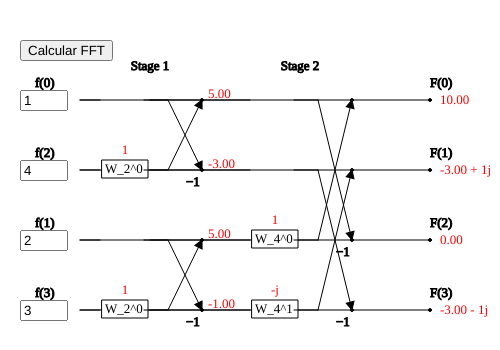
Frame 1 (no input)
Frame 60 (no input): identical to frame 1, image omitted
Frame 120 (the mouse pressed at the canvas centre since frame 60): identical to frame 1, image omitted

The p5.js sketch that drew this single still picture (run headless with seeded random() and noise() and a simulated clock; from frame 60 on, the mouse is pressed at the canvas centre):

// p5.js sketch
// ── sketch.js
//--------------------------------------------------------------------
// FFT Butterfly 4 (simulation)
//
// Código original: Luiz Eduardo da Silva
//
// Adaptação e modificações: Luiz Eduardo da Silva
// - Ajustes para uso didático
// - Integração ao livro de Processamento de Imagens
//--------------------------------------------------------------------

let y = [];
let inputs = [];
let btn;

let ford = [0, 2, 1, 3];
let f = [1, 4, 2, 3];

// resultados
let a = [];
let F = [];

function setup() {
  createCanvas(500, 350);
  textFont("serif", 13);

  const y0 = 100;
  const dy = 70;
  for (let i = 0; i < 4; i++) {
    y[i] = y0 + i * dy;
  }

  // Caixas de entrada
  for (let i = 0; i < 4; i++) {
    inputs[i] = createInput(String(f[i]));
    inputs[i].position(20, y[i] - 10);
    inputs[i].size(40);
  }

  btn = createButton("Calcular FFT");
  btn.position(20, 40);
  btn.mousePressed(calcularFFT);

  calcularFFT();
}

function draw() {
  background(255);
  stroke(0);
  fill(0);

  const xIn = 80;
  const xS1 = 150;
  const xS2 = 300;
  const xOut = 430;

  textAlign(CENTER);
  text("Stage 1", xS1, 70);
  text("Stage 2", xS2, 70);
  textAlign(LEFT);

  // rótulos entrada
  for (let i = 0; i < 4; i++) {
    text(`f(${ford[i]})`, xIn - 45, y[i] - 13);
  }

  // rótulos saída
  for (let i = 0; i < 4; i++) {
    text(`F(${i})`, xOut, y[i] - 13);
  }

  // linhas horizontais
  for (let i = 0; i < 4; i++) {
    line(xIn, y[i], xOut, y[i]);
  }

  // Stage 1
  drawStageCross(xIn, xS1, [
    [0, 1, "W_2^0", "1"],
    [2, 3, "W_2^0", "1"],
  ]);

  // Stage 2
  drawStageCross(xS1, xS2, [
    [0, 2, "W_4^0", "1"],
    [1, 3, "W_4^1", "-j"],
  ]);

  // nós saída
  for (let i = 0; i < 4; i++) {
    drawNode(xOut, y[i]);
  }

  // ============================
  // RESULTADOS EM VERMELHO
  // ============================

  fill("red");
  noStroke();

  // Stage 1
  for (let i = 0; i < 4; i++) {
    text(nComplex(a[i]), xS1 + 58, y[i] - 2);
  }

  // Stage 2 (Final)
  for (let i = 0; i < 4; i++) {
    text(nComplex(F[i]), xOut + 10, y[i] + 4);
  }
}

// ===============================
// CÁLCULO FFT
// ===============================

function calcularFFT() {
  // ler entradas
  for (let i = 0; i < 4; i++) {
    f[i] = parseFloat(inputs[i].value());
  }

  // Stage 1
  a[0] = complexAdd(f[0], f[1]);
  a[1] = complexSub(f[0], f[1]);
  a[2] = complexAdd(f[2], f[3]);
  a[3] = complexSub(f[2], f[3]);

  // Stage 2
  F[0] = complexAdd(a[0], a[2]);
  F[2] = complexSub(a[0], a[2]);

  let w = { re: 0, im: -1 }; // -j

  F[1] = complexAdd(a[1], complexMul(w, a[3]));
  F[3] = complexSub(a[1], complexMul(w, a[3]));
}

// ===============================
// FUNÇÕES COMPLEXAS
// ===============================

function complexAdd(a, b) {
  return {
    re: (a.re ?? a) + (b.re ?? b),
    im: (a.im ?? 0) + (b.im ?? 0),
  };
}

function complexSub(a, b) {
  return {
    re: (a.re ?? a) - (b.re ?? b),
    im: (a.im ?? 0) - (b.im ?? 0),
  };
}

function complexMul(a, b) {
  return {
    re: a.re * (b.re ?? b) - a.im * (b.im ?? 0),
    im: a.re * (b.im ?? 0) + a.im * (b.re ?? b),
  };
}

function nComplex(z) {
  let re = z.re.toFixed(2);
  let im = z.im.toFixed(2);

  if (Math.abs(im) < 0.001) return `${re}`;
  if (Math.abs(re) < 0.001) return `${im}j`;
  return `${re} ${im >= 0 ? "+" : "-"} ${Math.abs(im)}j`;
}

// ===============================
// DESENHO
// ===============================
function drawArrow(x1, y1, x2, y2, size = 8) {
  // linha
  line(x1, y1, x2, y2);
  // ângulo da linha
  let angle = atan2(y2 - y1, x2 - x1);
  push();
  translate(x2, y2);
  rotate(angle);
  // triângulo da seta
  triangle(-size, size / 2, -size, -size / 2, 0, 0);
  pop();
}

function drawStageCross(xL, xR, pairs) {
  for (let [a, b, wSymbol, wValue] of pairs) {
    // linhas até W
    line(xL, y[a], xR - 50, y[a]);
    line(xL, y[b], xR - 50, y[b]);

    // caixa do coeficiente
    drawBox(xR - 48, y[b] - 10, wSymbol);

    // valor numérico em vermelho acima da caixa
    fill("red");
    noStroke();
    textAlign(CENTER);
    text(wValue, xR - 25, y[b] - 16);
    textAlign(LEFT);
    fill(0);
    stroke(0);

    // linhas após W
    line(xR - 6, y[a], xR + 18, y[a]);
    line(xR - 6, y[b], xR + 18, y[b]);

    // cruzamento
    drawArrow(xR + 18, y[a], xR + 52, y[b]);
    drawArrow(xR + 18, y[b], xR + 52, y[a]);

    // nós
    drawNode(xR + 52, y[a]);
    drawNode(xR + 52, y[b]);

    // −1 explícito no ramo inferior
    text("−1", xR + 36, y[b] + 16);
  }
}

function drawNode(x, y0) {
  fill(0);
  stroke(0);
  ellipse(x, y0, 3, 3);
  fill(0);
}

function drawBox(x, y0, label) {
  stroke(0);
  fill(255);
  rect(x, y0, 46, 18);
  fill(0);
  noStroke();
  text(label, x + 3, y0 + 13);
  stroke(0);
}
